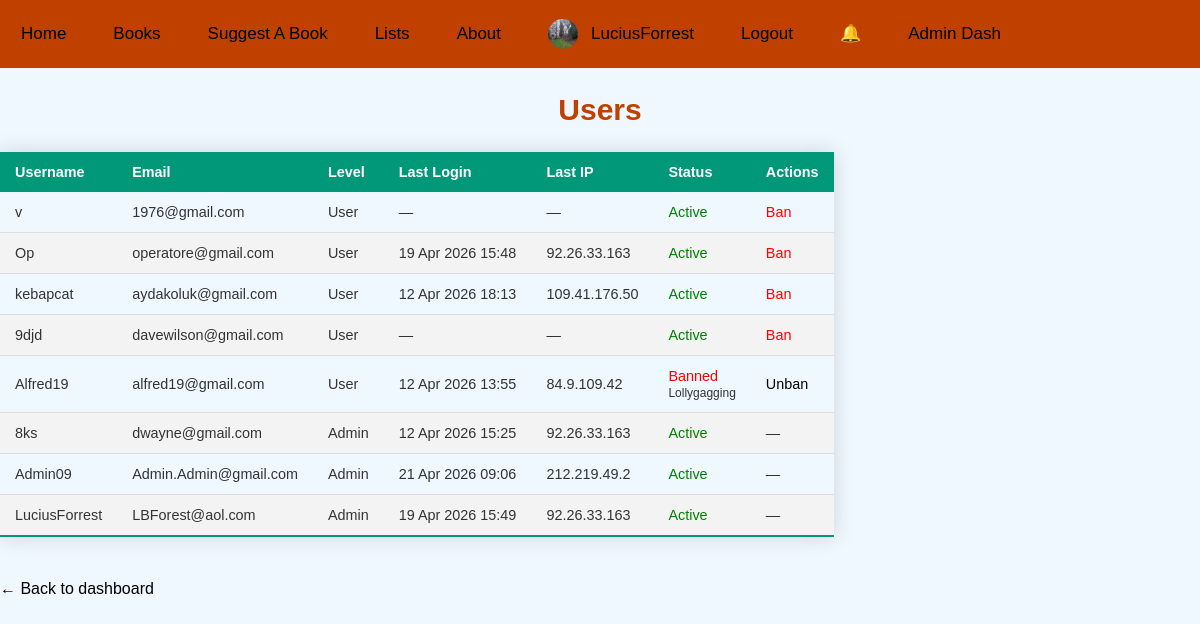
/Restricted/users.php (signed in), run on the app's committed database.
### tables this page shows
CREATE TABLE `tbl_Users` (
  `ID` int NOT NULL,
  `User_Name` varchar(100) NOT NULL,
  `Email_Address` varchar(100) NOT NULL,
  `Hashed_Password` text NOT NULL,
  `DateCreated` datetime DEFAULT CURRENT_TIMESTAMP,
  `UserLevel` enum('User','Admin') DEFAULT NULL,
  `Bio` varchar(10000) DEFAULT NULL,
  `Avatar` varchar(255) DEFAULT NULL,
  `Last_IP` varchar(45) DEFAULT NULL,
  `Last_Login` datetime DEFAULT NULL,
  `Is_Banned` tinyint(1) DEFAULT '0',
  `Ban_Reason` varchar(255) DEFAULT NULL
);

### Restricted/users.php (the view, shortened to what this page needs)
<?php
require_once __DIR__ . '/../db.php';
$result = $conn->query("SELECT ID, User_Name, Email_Address, UserLevel, Is_Banned, Ban_Reason, Last_Login, Last_IP FROM tbl_Users ORDER BY DateCreated DESC");
?>
<!DOCTYPE html>
<html lang="en">
<head>
    <link rel="stylesheet" href="../style.css">
</head>
<body>
  <div class="topnavigationbar">
    <div class="nav-left">
        <a href="../index.php">Home</a>
        <a href="../sitebooks.php">Books</a>
        <a href="../suggestbook.php">Suggest A Book</a>
        <a href="../lists.php">Lists</a>
        <a href="../about.php">About</a>
    </div>
    <div class="nav-right">
    <?php
    if (isset($_SESSION["User_Name"])) {
        $profilePic = $_SESSION['Avatar'] ?? 'default.png';
        echo "<a href='/DSTLib/Members/profile.php?user=" . $_SESSION['User_Name'] . "' class='profile-link'>";
        echo "<img src='/DSTLib/Members/Uploads/$profilePic' alt='Profile' class='profile-pic'>";
        echo "<span>" . htmlspecialchars($_SESSION['User_Name']) . "</span>";
        echo "</a>";
        echo "<a href='../logout.php'>Logout</a>";
        echo "<a href='/DSTLib/notifications.php' class='bell-icon' id='notifBell'>
        🔔 <span class='notif-count' id='notifCount' style='display:none;'></span>
      </a>";
    } else {
        echo "<a href='../login.php'>Log in</a>";
        echo "<a href='../createaccount.php'>Create Account</a>";
    }
    if (isset($_SESSION['UserLevel']) && $_SESSION['UserLevel'] === "Admin") {
        echo "<a href='dashboard.php'>Admin Dash</a>";
    }
    ?>
    </div>
</div>
<h2>Users</h2>
<table class="styled-table">
    <thead>
        <tr>
            <th>Username</th>
            <th>Email</th>
            <th>Level</th>
            <th>Last Login</th>
            <th>Last IP</th>
            <th>Status</th>
            <th>Actions</th>
        </tr>
    </thead>
    <tbody>
    <?php while ($row = $result->fetch_assoc()): ?>
        <tr>
            <td><?= htmlspecialchars($row['User_Name']) ?></td>
            <td><?= htmlspecialchars($row['Email_Address']) ?></td>
            <td><?= htmlspecialchars($row['UserLevel']) ?></td>
            <td><?= $row['Last_Login'] ? date('d M Y H:i', strtotime($row['Last_Login'])) : '—' ?></td>
            <td><?= htmlspecialchars($row['Last_IP'] ?? '—') ?></td>
            <td>
                <?php if ($row['Is_Banned']): ?>
                    <span style="color:red;">Banned</span>
                    <?php if ($row['Ban_Reason']): ?>
                        <br><small><?= htmlspecialchars($row['Ban_Reason']) ?></small>
                    <?php endif; ?>
                <?php else: ?>
                    <span style="color:green;">Active</span>
                <?php endif; ?>
            </td>
            <td>
                <?php if ($row['ID'] !== (int)$_SESSION['ID'] && $row['UserLevel'] !== 'Admin'): ?>
                    <?php if ($row['Is_Banned']): ?>
                        <a href="unbanuser.php?ID=<?= $row['ID'] ?>">Unban</a>
                    <?php else: ?>
                        <a href="banuser.php?ID=<?= $row['ID'] ?>" style="color:red;">Ban</a>
                    <?php endif; ?>
                <?php else: ?>
                    —
                <?php endif; ?>
            </td>
        </tr>
    <?php endwhile; ?>
    </tbody>
</table>
<br><a href="dashboard.php">← Back to dashboard</a>
</body>
</html>

### style.css (style rules this page uses)
body { font-family: Verdana, Geneva, Tahoma, sans-serif; background-color: #f0f8ff; color: #333; margin: 0; padding: 0; }
h2 { text-align: center; color: #C04000; font-size: 30px; }
.profile-pic { width: 30px; height: 30px; border-radius: 50%; object-fit: cover; vertical-align: middle; margin-right: 8px; }
a { color: #000000; text-decoration: none; }
.topnavigationbar { overflow: auto; background-color: #C04000; }
.styled-table { border-collapse: collapse; margin: 25px 0; font-size: 0.9em; font-family: sans-serif; min-width: 400px; box-shadow: 0 0 20px rgba(0, 0, 0, 0.15); }
.styled-table thead tr { background-color: #009879; color: #ffffff; text-align: left; }
.styled-table th, .styled-table td { padding: 12px 15px; }
.styled-table tbody tr { border-bottom: 1px solid #dddddd; }
.styled-table tbody tr:nth-of-type(even) { background-color: #f3f3f3; }
.styled-table tbody tr:last-of-type { border-bottom: 2px solid #009879; }
.topnavigationbar a { float: right; display: block; color:black; text-align: center; padding: 14px 16px; text-decoration: none; font-size: 17px; margin: 5px; justify-content: space-between; }
.nav-right a, .nav-left a { float: left; margin-right: 10px; text-decoration: none; color: black; display: inline-flex; align-items: center; }
.nav-right a:last-child { margin-right: 0; }
.nav-right a.profile-link { align-items: center; gap: 5px; }
.topnavigationbar a { line-height: 30px; }
.bell-icon { position: relative; text-decoration: none; font-size: 1.2rem; }
:root { --bg: #0f0f0f; --surface: #1a1a1a; --border: #2e2e2e; --accent: #C04000; --text: #f0f0f0; --muted: #888; }

### data on the page
tbl_users: User_Name "v", Email_Address "1976@gmail.com", UserLevel "User", Last_IP "—", Is_Banned "Active"
tbl_users: User_Name "Op", Email_Address "operatore@gmail.com", UserLevel "User", Last_Login "19 Apr 2026 15:48", Last_IP "92.26.33.163", Is_Banned "Active"
tbl_users: User_Name "kebapcat", Email_Address "aydakoluk@gmail.com", UserLevel "User", Last_Login "12 Apr 2026 18:13", Last_IP "109.41.176.50", Is_Banned "Active"
tbl_users: User_Name "9djd", Email_Address "davewilson@gmail.com", UserLevel "User", Last_IP "—", Is_Banned "Active"
tbl_users: User_Name "Alfred19", Email_Address "alfred19@gmail.com", UserLevel "User", Last_Login "12 Apr 2026 13:55", Last_IP "84.9.109.42", Ban_Reason "Lollygagging"
tbl_users: User_Name "8ks", Email_Address "dwayne@gmail.com", UserLevel "Admin", Last_Login "12 Apr 2026 15:25", Last_IP "92.26.33.163", Is_Banned "Active"
tbl_users: User_Name "Admin09", Email_Address "Admin.Admin@gmail.com", UserLevel "Admin", Last_Login "21 Apr 2026 09:06", Last_IP "212.219.49.2", Is_Banned "Active"
tbl_users: User_Name "LuciusForrest", Email_Address "LBForest@aol.com", UserLevel "Admin", Last_Login "19 Apr 2026 15:49", Last_IP "92.26.33.163", Is_Banned "Active"

### other printed values
$_SESSION['User_Name'] "LuciusForrest"
